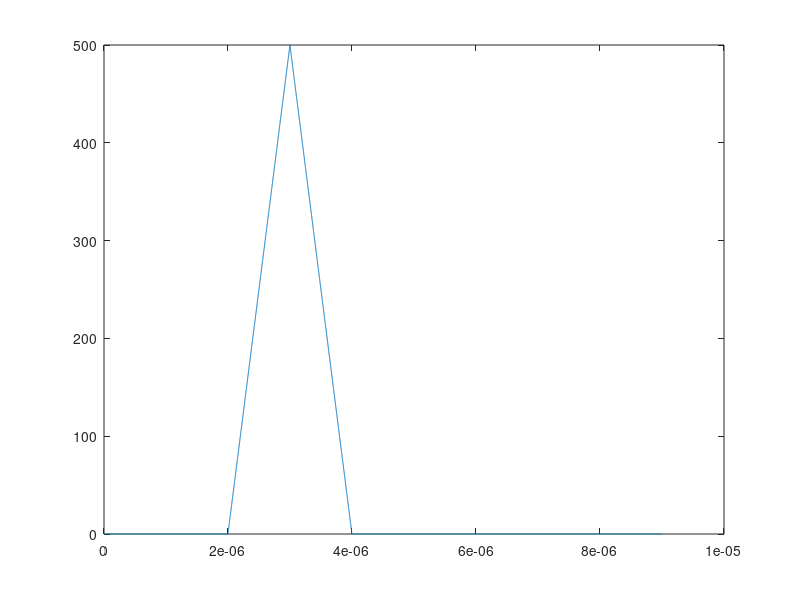

The MATLAB script that drew this image:
ts=1e-9;
t=0:ts:1e-5;
t_len=length(t);
N=1000;
x=zeros(1,t_len);
x(1:N)=1;
y=zeros(1,t_len);
idx=3000;
pulse=ones(1,N);
y(idx:idx+N-1)=0.5*pulse;
yn=y;
ro=zeros(1,t_len-N-1);
for i=1:t_len-N-1
    ro(i)=pulse*yn(i:i+N-1)';
end
plot(t(1:t_len-N-1),ro)
[val,index]=max(ro);
td=index*ts;
C=300e6;
R=td*C/2;